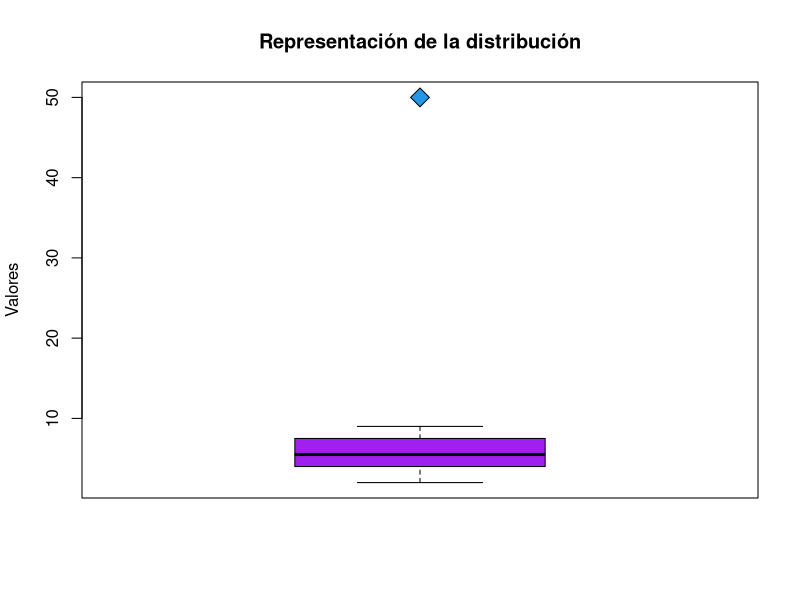

This chart was generated by the following R code:
## ---- chunk 1
suma <- 25+19
print(suma)

## ---- chunk 2
resta <- 25-19
print(resta)
## ---- chunk 3
datos <- c(2, 2, 4, 4, 5, 5, 6, 6, 7, 8, 9, 50)

boxplot(datos, 
  main = "Representación de la distribución", 
  ylab = "Valores", 
  col = "purple",
  #Representación valor atípico
  outlty = 0,  # Tipo de línea
  outlwd = 1,  # Ancho de línea
  outpch = 23, # Símbolo pch para los atípicos
  outcex = 2,  # Tamaño de los atípicos
  outcol = 1,  # Color
  outbg = 4)   # Color de fondo (pch 21 a 25)
